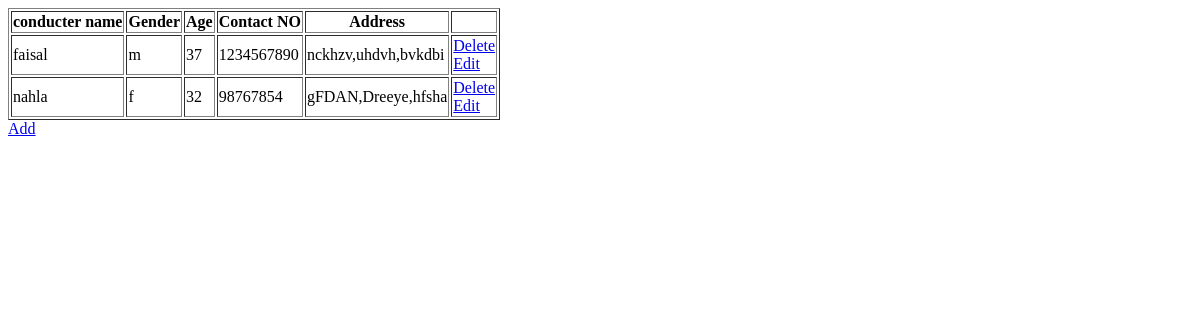
Before: /ViewConducter with the older database file.
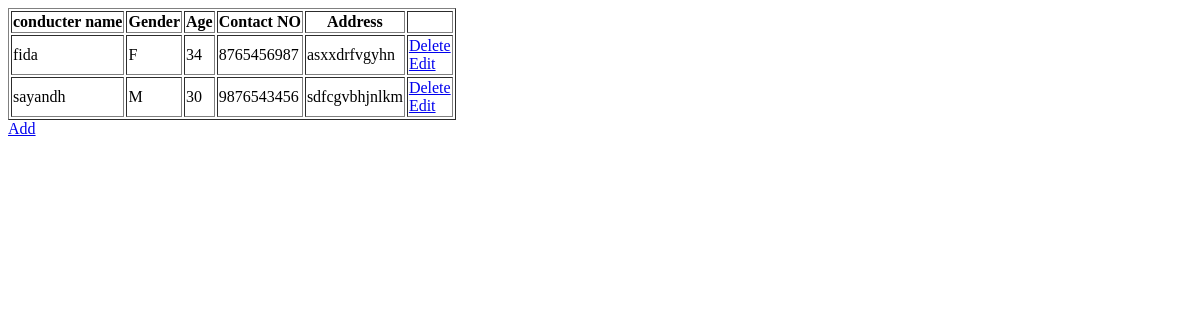
After: the same page with the newer database file.
### BuzbeeApp/models.py (models this page shows)
class CondoctorTable(models.Model):
    LOGIN = models.ForeignKey(LoginTable, on_delete=models.CASCADE,blank=True,null=True)
    OWNER = models.ForeignKey(OwnerTable, on_delete=models.CASCADE,blank=True,null=True)
    Name = models.CharField(max_length=30,blank=True,null=True)
    Age = models.IntegerField(blank=True,null=True)
    Contact_NO = models.BigIntegerField(blank=True,null=True)
    Gender = models.CharField(max_length=2,blank=True,null=True)
    Address = models.CharField(max_length=50,blank=True,null=True)

### BuzbeeApp/views.py (the view)
# urls.py: path('ViewConducter',ViewConducter.as_view(),name="ViewConducter"),
class ViewConducter(View):
    def get(self,request):
        obj=CondoctorTable.objects.all()
        return render(request,"owner/viewconducter.html",{'val':obj})

### templates/owner/viewconducter.html (shortened to what this page needs)
<!DOCTYPE html>
<html lang="en">
<head>
</head>
<body>
   <table border="1">
    <tr>
        <th>conducter name</th>
        <th>Gender</th>
        <th>Age</th>
        <th>Contact NO</th>
        <th>Address</th>
        <th> </th>
    </tr>
    {% for i in val %}
    <tr>
            <td> {{i.Name}}</td>
            <td>{{i.Gender}} </td>
            <td> {{i.Age}}</td>
            <td>{{i.Contact_NO}}</td>
            <td>{{i.Address}}</td>
            <td>
                <a href="/DeleteConducter/{{ i.LOGIN.id }}">Delete</a><br>
                <a href="/EditConducter/{{ i.id }}">Edit</a>
            </td>
    </tr>
    {% endfor %}
   </table>
        <a href="/AddConducter">Add</a>
</body>
</html>

Changed rows visible on the page:
removed CondoctorTable: Name "faisal", Gender "m", Age "37", Contact_NO "1234567890", Address "nckhzv,uhdvh,bvkdbi"
removed CondoctorTable: Name "nahla", Gender "f", Age "32", Contact_NO "98767854", Address "gFDAN,Dreeye,hfsha"
added CondoctorTable: Name "fida", Gender "F", Age "34", Contact_NO "8765456987", Address "asxxdrfvgyhn"
added CondoctorTable: Name "sayandh", Gender "M", Age "30", Contact_NO "9876543456", Address "sdfcgvbhjnlkm"
